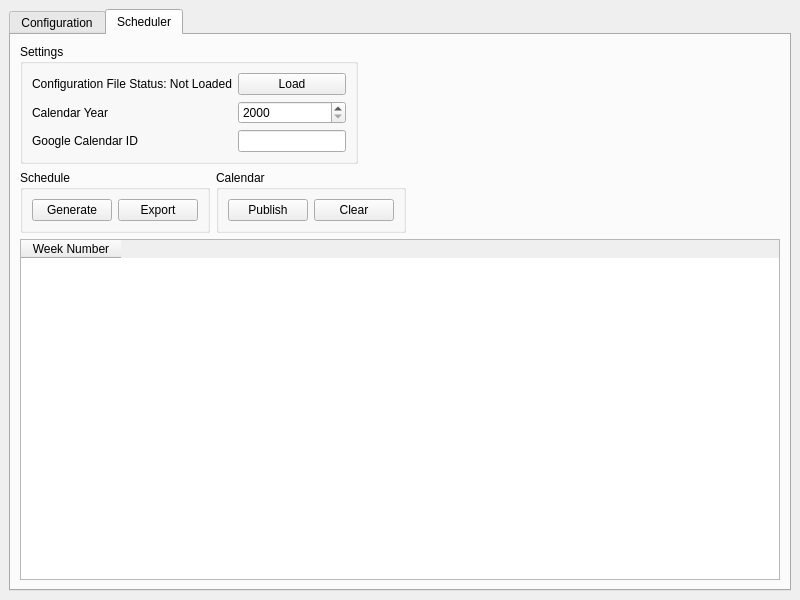
<?xml version="1.0" encoding="UTF-8"?>
<ui version="4.0">
 <class>MainWindow</class>
 <widget class="QMainWindow" name="MainWindow">
  <property name="geometry">
   <rect>
    <x>0</x>
    <y>0</y>
    <width>800</width>
    <height>600</height>
   </rect>
  </property>
  <property name="windowTitle">
   <string>MainWindow</string>
  </property>
  <widget class="QWidget" name="centralwidget">
   <layout class="QGridLayout" name="gridLayout">
    <item row="0" column="0">
     <widget class="QTabWidget" name="tabWidget">
      <property name="currentIndex">
       <number>1</number>
      </property>
      <widget class="QWidget" name="configurationTab">
       <attribute name="title">
        <string>Configuration</string>
       </attribute>
       <layout class="QVBoxLayout" name="verticalLayout">
        <item>
         <widget class="QGroupBox" name="configActions">
          <property name="sizePolicy">
           <sizepolicy hsizetype="Fixed" vsizetype="Preferred">
            <horstretch>0</horstretch>
            <verstretch>0</verstretch>
           </sizepolicy>
          </property>
          <property name="title">
           <string>Actions</string>
          </property>
          <layout class="QHBoxLayout" name="horizontalLayout">
           <item>
            <widget class="QPushButton" name="newButton">
             <property name="toolTip">
              <string>&lt;html&gt;&lt;head/&gt;&lt;body&gt;&lt;p&gt;Create new configuration file&lt;/p&gt;&lt;/body&gt;&lt;/html&gt;</string>
             </property>
             <property name="text">
              <string>New</string>
             </property>
            </widget>
           </item>
           <item>
            <widget class="QPushButton" name="openButton">
             <property name="toolTip">
              <string>&lt;html&gt;&lt;head/&gt;&lt;body&gt;&lt;p&gt;Open configuration file&lt;/p&gt;&lt;/body&gt;&lt;/html&gt;</string>
             </property>
             <property name="text">
              <string>Open</string>
             </property>
            </widget>
           </item>
           <item>
            <widget class="QPushButton" name="saveButton">
             <property name="toolTip">
              <string>&lt;html&gt;&lt;head/&gt;&lt;body&gt;&lt;p&gt;Save changes to configuration file&lt;/p&gt;&lt;/body&gt;&lt;/html&gt;</string>
             </property>
             <property name="text">
              <string>Save</string>
             </property>
            </widget>
           </item>
           <item>
            <widget class="QPushButton" name="newClinicianButton">
             <property name="toolTip">
              <string>&lt;html&gt;&lt;head/&gt;&lt;body&gt;&lt;p&gt;Add a new clinician&lt;/p&gt;&lt;/body&gt;&lt;/html&gt;</string>
             </property>
             <property name="text">
              <string>New Clinician</string>
             </property>
            </widget>
           </item>
           <item>
            <widget class="QPushButton" name="editClinicianButton">
             <property name="toolTip">
              <string>&lt;html&gt;&lt;head/&gt;&lt;body&gt;&lt;p&gt;Edit the selected clinician&lt;/p&gt;&lt;/body&gt;&lt;/html&gt;</string>
             </property>
             <property name="text">
              <string>Edit Clinician</string>
             </property>
            </widget>
           </item>
           <item>
            <widget class="QPushButton" name="deleteClinicianButton">
             <property name="toolTip">
              <string>&lt;html&gt;&lt;head/&gt;&lt;body&gt;&lt;p&gt;Delete the selected clinician&lt;/p&gt;&lt;/body&gt;&lt;/html&gt;</string>
             </property>
             <property name="text">
              <string>Delete Clinician</string>
             </property>
            </widget>
           </item>
          </layout>
         </widget>
        </item>
        <item>
         <widget class="QTreeView" name="treeView">
          <property name="editTriggers">
           <set>QAbstractItemView::EditKeyPressed|QAbstractItemView::SelectedClicked</set>
          </property>
          <property name="alternatingRowColors">
           <bool>true</bool>
          </property>
          <property name="selectionBehavior">
           <enum>QAbstractItemView::SelectItems</enum>
          </property>
          <property name="expandsOnDoubleClick">
           <bool>true</bool>
          </property>
         </widget>
        </item>
       </layout>
      </widget>
      <widget class="QWidget" name="schedulerTab">
       <attribute name="title">
        <string>Scheduler</string>
       </attribute>
       <layout class="QVBoxLayout" name="verticalLayout_2">
        <item>
         <widget class="QGroupBox" name="settingsGroupBox">
          <property name="sizePolicy">
           <sizepolicy hsizetype="Fixed" vsizetype="Preferred">
            <horstretch>0</horstretch>
            <verstretch>0</verstretch>
           </sizepolicy>
          </property>
          <property name="title">
           <string>Settings</string>
          </property>
          <layout class="QHBoxLayout" name="horizontalLayout_2">
           <item>
            <layout class="QFormLayout" name="settingsForm">
             <item row="0" column="0">
              <widget class="QLabel" name="configFileLabel">
               <property name="text">
                <string>Configuration File Status: Not Loaded</string>
               </property>
              </widget>
             </item>
             <item row="0" column="1">
              <widget class="QPushButton" name="loadButton">
               <property name="toolTip">
                <string>&lt;html&gt;&lt;head/&gt;&lt;body&gt;&lt;p&gt;Open configuration file&lt;/p&gt;&lt;/body&gt;&lt;/html&gt;</string>
               </property>
               <property name="text">
                <string>Load</string>
               </property>
              </widget>
             </item>
             <item row="1" column="0">
              <widget class="QLabel" name="calendarYearLabel">
               <property name="text">
                <string>Calendar Year</string>
               </property>
              </widget>
             </item>
             <item row="1" column="1">
              <widget class="QSpinBox" name="calendarYearSpinBox">
               <property name="toolTip">
                <string>&lt;html&gt;&lt;head/&gt;&lt;body&gt;&lt;p&gt;Set the calendar year to be used by the scheduler&lt;/p&gt;&lt;/body&gt;&lt;/html&gt;</string>
               </property>
               <property name="minimum">
                <number>2000</number>
               </property>
               <property name="maximum">
                <number>3000</number>
               </property>
              </widget>
             </item>
             <item row="2" column="0">
              <widget class="QLabel" name="gCalLabel">
               <property name="text">
                <string>Google Calendar ID</string>
               </property>
              </widget>
             </item>
             <item row="2" column="1">
              <widget class="QLineEdit" name="gCalLineEdit">
               <property name="toolTip">
                <string>&lt;html&gt;&lt;head/&gt;&lt;body&gt;&lt;p&gt;Set the calendar ID to retrieve calendar events from and publish generated schedule to&lt;/p&gt;&lt;/body&gt;&lt;/html&gt;</string>
               </property>
              </widget>
             </item>
            </layout>
           </item>
          </layout>
         </widget>
        </item>
        <item>
         <layout class="QHBoxLayout" name="schedulerButtonLayout">
          <item>
           <widget class="QGroupBox" name="scheduleActions">
            <property name="sizePolicy">
             <sizepolicy hsizetype="Fixed" vsizetype="Preferred">
              <horstretch>0</horstretch>
              <verstretch>0</verstretch>
             </sizepolicy>
            </property>
            <property name="title">
             <string>Schedule</string>
            </property>
            <layout class="QHBoxLayout" name="horizontalLayout_3">
             <item>
              <widget class="QPushButton" name="generateScheduleButton">
               <property name="toolTip">
                <string>&lt;html&gt;&lt;head/&gt;&lt;body&gt;&lt;p&gt;Generate a new schedule using the given configuration file and calendar information&lt;/p&gt;&lt;/body&gt;&lt;/html&gt;</string>
               </property>
               <property name="text">
                <string>Generate</string>
               </property>
              </widget>
             </item>
             <item>
              <widget class="QPushButton" name="exportScheduleButton">
               <property name="toolTip">
                <string>&lt;html&gt;&lt;head/&gt;&lt;body&gt;&lt;p&gt;Export generated schedule as an Excel spreadsheet&lt;/p&gt;&lt;/body&gt;&lt;/html&gt;</string>
               </property>
               <property name="text">
                <string>Export</string>
               </property>
              </widget>
             </item>
            </layout>
           </widget>
          </item>
          <item>
           <widget class="QGroupBox" name="calendarActions">
            <property name="sizePolicy">
             <sizepolicy hsizetype="Fixed" vsizetype="Preferred">
              <horstretch>0</horstretch>
              <verstretch>0</verstretch>
             </sizepolicy>
            </property>
            <property name="title">
             <string>Calendar</string>
            </property>
            <layout class="QHBoxLayout" name="horizontalLayout_4">
             <item>
              <widget class="QPushButton" name="publishCalendarButton">
               <property name="toolTip">
                <string>&lt;html&gt;&lt;head/&gt;&lt;body&gt;&lt;p&gt;Publish the generated schedule to the calendar&lt;/p&gt;&lt;/body&gt;&lt;/html&gt;</string>
               </property>
               <property name="text">
                <string>Publish</string>
               </property>
              </widget>
             </item>
             <item>
              <widget class="QPushButton" name="clearCalendarButton">
               <property name="toolTip">
                <string>&lt;html&gt;&lt;head/&gt;&lt;body&gt;&lt;p&gt;Clear published schedule from calendar for the given calendar year&lt;/p&gt;&lt;/body&gt;&lt;/html&gt;</string>
               </property>
               <property name="text">
                <string>Clear</string>
               </property>
              </widget>
             </item>
            </layout>
           </widget>
          </item>
          <item>
           <spacer name="horizontalSpacer">
            <property name="orientation">
             <enum>Qt::Horizontal</enum>
            </property>
            <property name="sizeHint" stdset="0">
             <size>
              <width>40</width>
              <height>20</height>
             </size>
            </property>
           </spacer>
          </item>
         </layout>
        </item>
        <item>
         <widget class="QTableWidget" name="scheduleTable">
          <column>
           <property name="text">
            <string>Week Number</string>
           </property>
          </column>
         </widget>
        </item>
       </layout>
      </widget>
     </widget>
    </item>
   </layout>
  </widget>
  <action name="actionOpen">
   <property name="text">
    <string>Open</string>
   </property>
   <property name="toolTip">
    <string>Open configuration file</string>
   </property>
  </action>
  <action name="actionNew">
   <property name="text">
    <string>New</string>
   </property>
   <property name="toolTip">
    <string>Create new configuration file</string>
   </property>
  </action>
  <action name="actionSave">
   <property name="text">
    <string>Save</string>
   </property>
   <property name="toolTip">
    <string>Save changes to configuration file</string>
   </property>
  </action>
  <action name="actionNew_Clinician">
   <property name="text">
    <string>New Clinician</string>
   </property>
   <property name="toolTip">
    <string>Add a new clinician</string>
   </property>
  </action>
  <action name="actionEdit_Clinician">
   <property name="text">
    <string>Edit Clinician</string>
   </property>
   <property name="toolTip">
    <string>Edit the selected clinician</string>
   </property>
  </action>
  <action name="actionDelete_Clinician">
   <property name="text">
    <string>Delete Clinician</string>
   </property>
   <property name="toolTip">
    <string>Delete the selected clinician</string>
   </property>
  </action>
  <action name="actionGenerate_Schedule">
   <property name="text">
    <string>Generate Schedule</string>
   </property>
  </action>
  <action name="actionExport_Schedule">
   <property name="text">
    <string>Export Schedule</string>
   </property>
  </action>
  <action name="actionPublish">
   <property name="text">
    <string>Publish</string>
   </property>
  </action>
  <action name="actionClear_Calendar">
   <property name="text">
    <string>Clear Calendar</string>
   </property>
  </action>
 </widget>
 <resources/>
 <connections>
  <connection>
   <sender>newButton</sender>
   <signal>clicked(bool)</signal>
   <receiver>actionNew</receiver>
   <slot>trigger()</slot>
   <hints>
    <hint type="sourcelabel">
     <x>93</x>
     <y>118</y>
    </hint>
    <hint type="destinationlabel">
     <x>-1</x>
     <y>-1</y>
    </hint>
   </hints>
  </connection>
  <connection>
   <sender>openButton</sender>
   <signal>clicked(bool)</signal>
   <receiver>actionOpen</receiver>
   <slot>trigger()</slot>
   <hints>
    <hint type="sourcelabel">
     <x>215</x>
     <y>118</y>
    </hint>
    <hint type="destinationlabel">
     <x>-1</x>
     <y>-1</y>
    </hint>
   </hints>
  </connection>
  <connection>
   <sender>saveButton</sender>
   <signal>clicked(bool)</signal>
   <receiver>actionSave</receiver>
   <slot>trigger()</slot>
   <hints>
    <hint type="sourcelabel">
     <x>337</x>
     <y>91</y>
    </hint>
    <hint type="destinationlabel">
     <x>-1</x>
     <y>-1</y>
    </hint>
   </hints>
  </connection>
  <connection>
   <sender>newClinicianButton</sender>
   <signal>clicked(bool)</signal>
   <receiver>actionNew_Clinician</receiver>
   <slot>trigger()</slot>
   <hints>
    <hint type="sourcelabel">
     <x>459</x>
     <y>91</y>
    </hint>
    <hint type="destinationlabel">
     <x>-1</x>
     <y>-1</y>
    </hint>
   </hints>
  </connection>
  <connection>
   <sender>editClinicianButton</sender>
   <signal>clicked(bool)</signal>
   <receiver>actionEdit_Clinician</receiver>
   <slot>trigger()</slot>
   <hints>
    <hint type="sourcelabel">
     <x>582</x>
     <y>91</y>
    </hint>
    <hint type="destinationlabel">
     <x>-1</x>
     <y>-1</y>
    </hint>
   </hints>
  </connection>
  <connection>
   <sender>deleteClinicianButton</sender>
   <signal>clicked(bool)</signal>
   <receiver>actionDelete_Clinician</receiver>
   <slot>trigger()</slot>
   <hints>
    <hint type="sourcelabel">
     <x>704</x>
     <y>91</y>
    </hint>
    <hint type="destinationlabel">
     <x>-1</x>
     <y>-1</y>
    </hint>
   </hints>
  </connection>
  <connection>
   <sender>loadButton</sender>
   <signal>clicked(bool)</signal>
   <receiver>actionOpen</receiver>
   <slot>trigger()</slot>
   <hints>
    <hint type="sourcelabel">
     <x>356</x>
     <y>92</y>
    </hint>
    <hint type="destinationlabel">
     <x>-1</x>
     <y>-1</y>
    </hint>
   </hints>
  </connection>
  <connection>
   <sender>generateScheduleButton</sender>
   <signal>clicked(bool)</signal>
   <receiver>actionGenerate_Schedule</receiver>
   <slot>trigger()</slot>
   <hints>
    <hint type="sourcelabel">
     <x>85</x>
     <y>231</y>
    </hint>
    <hint type="destinationlabel">
     <x>-1</x>
     <y>-1</y>
    </hint>
   </hints>
  </connection>
  <connection>
   <sender>exportScheduleButton</sender>
   <signal>clicked(bool)</signal>
   <receiver>actionExport_Schedule</receiver>
   <slot>trigger()</slot>
   <hints>
    <hint type="sourcelabel">
     <x>189</x>
     <y>231</y>
    </hint>
    <hint type="destinationlabel">
     <x>-1</x>
     <y>-1</y>
    </hint>
   </hints>
  </connection>
  <connection>
   <sender>publishCalendarButton</sender>
   <signal>clicked(bool)</signal>
   <receiver>actionPublish</receiver>
   <slot>trigger()</slot>
   <hints>
    <hint type="sourcelabel">
     <x>317</x>
     <y>231</y>
    </hint>
    <hint type="destinationlabel">
     <x>-1</x>
     <y>-1</y>
    </hint>
   </hints>
  </connection>
  <connection>
   <sender>clearCalendarButton</sender>
   <signal>clicked(bool)</signal>
   <receiver>actionClear_Calendar</receiver>
   <slot>trigger()</slot>
   <hints>
    <hint type="sourcelabel">
     <x>421</x>
     <y>231</y>
    </hint>
    <hint type="destinationlabel">
     <x>-1</x>
     <y>-1</y>
    </hint>
   </hints>
  </connection>
 </connections>
</ui>
